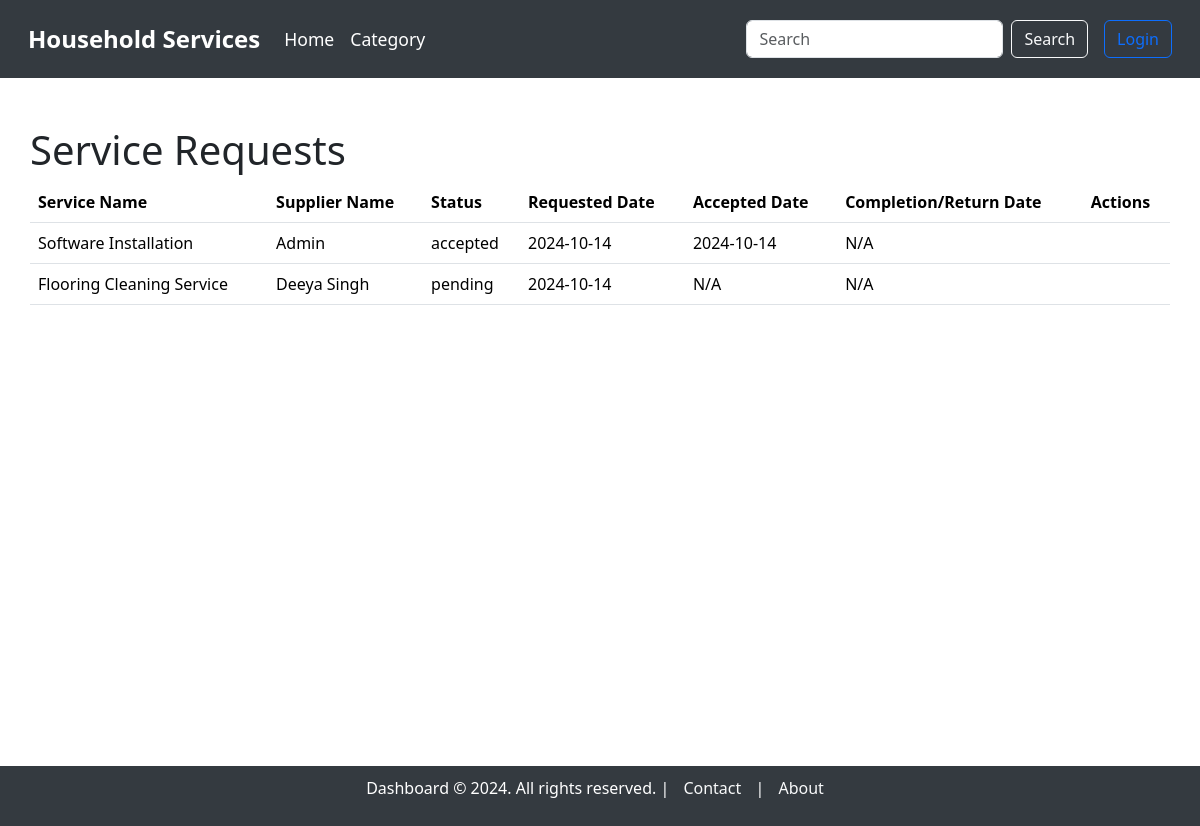
The page /service_requests on the database its author committed.
### model.py (models this page shows, shortened)
class ServiceRequest(db.Model):
    __tablename__ = "service_requests"
    service_request_id = db.Column(db.Integer, autoincrement=True, primary_key=True)
    service_id = db.Column(db.Integer, db.ForeignKey('service.service_id'), nullable=False)
    user_id = db.Column(db.Integer, db.ForeignKey('users.user_id'), nullable=False)
    supplier_id = db.Column(db.Integer, db.ForeignKey('users.user_id'), nullable=True)  # Link to supplier (optional)
    service_description = db.Column(db.String, nullable=False)
    experience_years = db.Column(db.Integer, nullable=True)
    created_at = db.Column(db.DateTime, default=datetime.utcnow)
    updated_at = db.Column(db.DateTime, default=datetime.utcnow, onupdate=datetime.utcnow)
    date_requested = db.Column(db.DateTime, default=datetime.utcnow, nullable=True)
    date_issued = db.Column(db.DateTime, nullable=True)  #accepted date
    date_completed = db.Column(db.DateTime, nullable=True)
    date_returned = db.Column(db.DateTime, nullable=True)
    status = db.Column(db.String, default='pending')  # 'pending', 'accepted', 'rejected', 'completed', 'returned', 'cancelled'
    price = db.Column(db.Integer, nullable=False)  # Price associated with the service
    customer = db.relationship('User', foreign_keys=[user_id], backref='customer_requests')
    supplier = db.relationship('User', foreign_keys=[supplier_id], backref='supplier_requests')
    service = db.relationship('Service', backref='requests')

class Service(db.Model):
    __tablename__ = "service"
    service_id = db.Column(db.Integer, autoincrement=True, primary_key=True)
    category_id = db.Column(db.Integer, db.ForeignKey('category.category_id'), nullable=False)  # Link to Category model
    supplier_id = db.Column(db.Integer, db.ForeignKey('users.user_id'), nullable=False)  # Link to the supplier
    service_name = db.Column(db.String, unique=True, nullable=False)
    service_description = db.Column(db.String, nullable=False)
    created_at = db.Column(db.DateTime, default=datetime.utcnow)
    updated_at = db.Column(db.DateTime, default=datetime.utcnow, onupdate=datetime.utcnow)
    price = db.Column(db.Integer)
    image = db.Column(db.String)  # Path to the uploaded image
    supplier = db.relationship('User', backref='services')  # Relationship to supplier (User)
    category = db.relationship('Category', backref='services')  # Relationship to Category

class User(db.Model):
    __tablename__ = "users"
    user_id = db.Column(db.Integer, autoincrement=True, primary_key=True)
    full_name = db.Column(db.String, nullable=False)
    username = db.Column(db.String, unique=True, nullable=False)
    email = db.Column(db.String, unique=True, nullable=False)
    password = db.Column(db.String, nullable=False)
    address = db.Column(db.String, nullable=False)
    pincode = db.Column(db.String, nullable=False)
    role = db.Column(db.String, nullable=False)  # 'customer' or 'supplier'
    service_name = db.Column(db.String)  # Only applicable if the user is a supplier
    experience_years = db.Column(db.Integer)  # Only applicable if the user is a supplier
    document = db.Column(db.String)  # Path or name of the uploaded document, only for suppliers
    is_verified = db.Column(db.Boolean, default=False)  # For supplier verification
    is_blocked = db.Column(db.Boolean, default=False)  # For blocking/unblocking users

### main.py (the view, shortened to what this page needs)
@app.route('/service_requests', methods=['GET'])
def view_service_requests():
    user_id = session.get('user_id')
    role = session.get('role')
    if role == 'customer':
        service_requests = ServiceRequest.query.filter_by(user_id=user_id).filter(ServiceRequest.status.in_(['pending', 'accepted'])).all()
        service_history = ServiceRequest.query.filter_by(user_id=user_id).filter(ServiceRequest.status.in_(['completed', 'returned'])).all()
    else:
        service_requests = ServiceRequest.query.filter(ServiceRequest.status.in_(['pending', 'accepted'])).all()
        service_history = ServiceRequest.query.filter(ServiceRequest.status.in_(['completed', 'returned'])).all()
    return render_template('service_requests/service_requests.html', service_requests=service_requests, service_history=service_history)

### templates/service_requests/service_requests.html (shortened to what this page needs)
{% extends 'base_dashboard.html' %}
{% block content %}
<div class="container mt-5">
    <h1>Service Requests</h1>
    {% if service_requests %}
        <table class="table">
            <thead>
                <tr>
                    <th>Service Name</th>
                    <th>Supplier Name</th>
                    <th>Status</th>
                    <th>Requested Date</th>
                    <th>Accepted Date</th>
                    <th>Completion/Return Date</th>
                    <th>Actions</th>
                </tr>
            </thead>
            <tbody>
                {% for request in service_requests %}
                    <tr>
                        <td>{{ request.service.service_name }}</td>
                        <td>{{ request.service.supplier.full_name if request.service.supplier else 'Not Assigned' }}</td>
                        <td>{{ request.status }}</td>
                        <td>{{ request.date_requested.strftime('%Y-%m-%d') }}</td>
                        <td>
                            {% if request.date_issued %}
                                {{ request.date_issued.strftime('%Y-%m-%d') }}
                            {% else %}
                                N/A
                            {% endif %}
                        </td>
                        <td>
                            {% if request.status == 'completed' %}
                                {{ request.date_completed.strftime('%Y-%m-%d') if request.date_completed else 'N/A' }}
                            {% elif request.status == 'returned' %}
                                {{ request.date_returned.strftime('%Y-%m-%d') if request.date_returned else 'N/A' }}
                            {% else %}
                                N/A
                            {% endif %}
                        </td>
                        <td>
                        </td>
                    </tr>
                {% endfor %}
            </tbody>
        </table>
    {% else %}
        <p>No service requests found.</p>
    {% endif %}
    <br>
</div>
{% endblock %}

### templates/base_dashboard.html (style rules this page uses)
body { overflow-x: hidden; }
.container { max-width: 100%; padding: 0 15px; }

### rows shown on the page
ServiceRequest: service.service_name "Software Installation", service.supplier "Admin", status "accepted", date_requested "2024-10-14", date_issued "2024-10-14", shows "N/A"
ServiceRequest: service.service_name "Flooring Cleaning Service", service.supplier "Deeya Singh", status "pending", date_requested "2024-10-14", shows "N/A"
